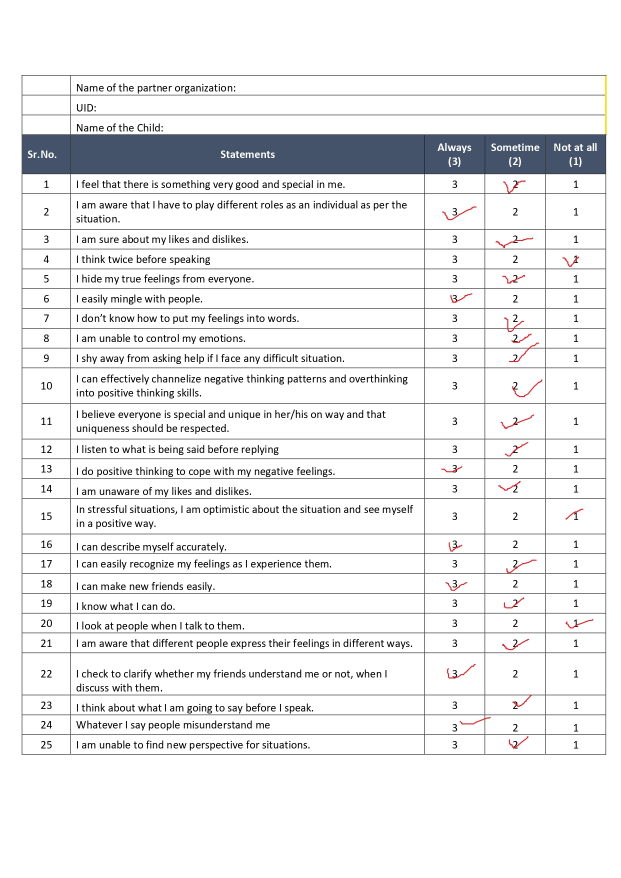
#> input picture Images/0001.jpg, 1241 x 1755 px, found by its file name (shown at 1/2 size); its folder holds only this picture in this run
$ python QuestionOnce.py
#> lines starting #> are read from the running program, lines starting #| are printed output that depends on the picture; after the words box and inside, x2 and y2 are one past the last pixel; in counts of white or black regions, pixels touching at a corner belong together
import numpy as np
import cv2
import csv
import os

path = "/home/jacob/Documents/Freelancing/QuestionnareCheck/Images"
dir_list = os.listdir(path)
flag=1
for j in dir_list:
    q=1
    questions = ["Qno."]
    options = []
    s = path + "//" + j
    uid = j.split('.')[0]
    options.append(uid)
    image = cv2.imread(s)
#> image is the input picture: shape (1755, 1241, 3); mean B, G, R 237, 236.1, 235.8
    coordinates = []
    count = 0
    original = image.copy()
    result = image.copy()

    image = cv2.cvtColor(image, cv2.COLOR_BGR2HSV)
#> image: shape (1755, 1241, 3); mean H, S, V 6, 4.1, 237.3
    lower_orange = np.array([155,25,0])
    upper_orange = np.array([179,255,255])
    mask = cv2.inRange(image, lower_orange, upper_orange)
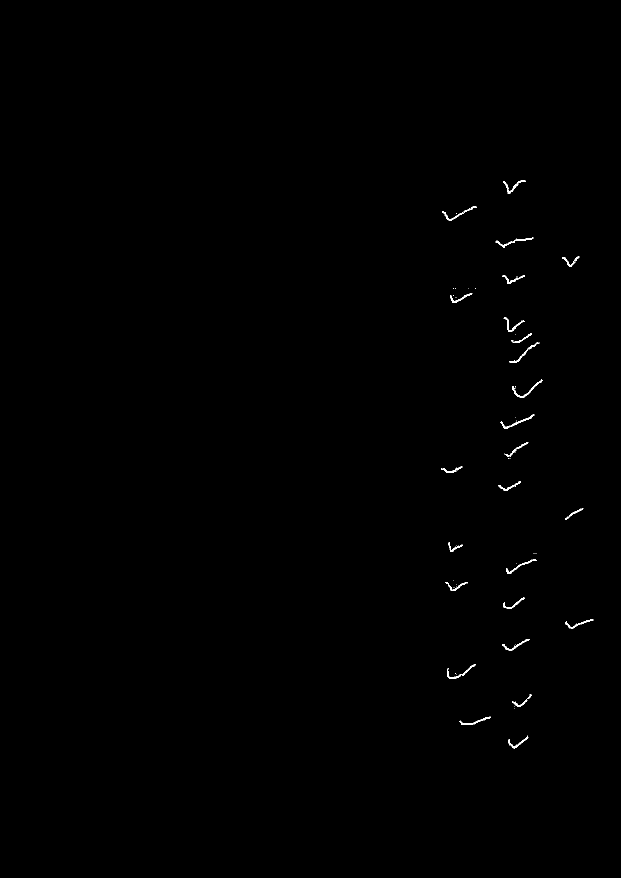
#> mask: shape (1755, 1241) (shown at 1/2 size); 0.23% white; 62 white regions (35 under 20 px)
    result = cv2.bitwise_and(result, result, mask=mask)
    contours, hierarchy = cv2.findContours(mask, cv2.RETR_TREE, cv2.CHAIN_APPROX_SIMPLE)
#> contours = 109 contours, 82 with area under 20; largest, box (x1, y1, x2, y2) and area: (1024, 759, 1085, 795) 196, (991, 474, 1067, 496) 189, (1001, 828, 1069, 858) 183, (884, 412, 953, 441) 175, (1006, 361, 1051, 388) 169

    for pic, contour in enumerate(contours):
        area = cv2.contourArea(contour)
        if area > 30:
            x, y, w, h = cv2.boundingRect(contour)
            cv2.rectangle(image, (x, y), (x + w, y + h), (25, 255, 255), 2)
            centre_x, centre_y = ((x * 2 + w) // 2, (y * 2 + h) // 2)
            cv2.circle(image, (centre_x, centre_y), 1, (0, 250, 0), thickness=1)
            coordinates.append([centre_x, centre_y])
            count += 1
#> this loop made 109 passes
#> (area, x, y, w, h, centre_x, centre_y) on passes 1, 3, 6, 13, 18, 22, 26, 32, 35, 43, 44, 46: (130.5, 1017, 1471, 40, 27, 1037, 1484), (148, 919, 1433, 63, 16, 950, 1441), (90, 1024, 1398, 31, 16, 1039, 1406), (167.5, 894, 1328, 58, 29, 923, 1342), (152, 1004, 1278, 55, 23, 1031, 1289), (141.5, 1131, 1238, 56, 19, 1159, 1247), (116.5, 1007, 1194, 42, 23, 1028, 1205), (123, 890, 1164, 45, 18, 912, 1173), (166, 1012, 1119, 62, 29, 1043, 1133), (93, 897, 1084, 28, 20, 911, 1094), (93, 1131, 1017, 36, 23, 1149, 1028), (124, 996, 962, 46, 20, 1019, 972)
#> area on pass 10: 23
#> image: shape (1755, 1241, 3); mean H, S, V 5.9, 5.3, 237.3
#> after the loop, coordinates = 26 pairs, first value 903 to 1159, second value 374 to 1484; count = 26

    coordinates = sorted(coordinates, key=lambda x:x[1])

    lower_blue = np.array([100,150,0])
    upper_blue = np.array([140,255,255])
    mask = cv2.inRange(image, lower_blue, upper_blue)
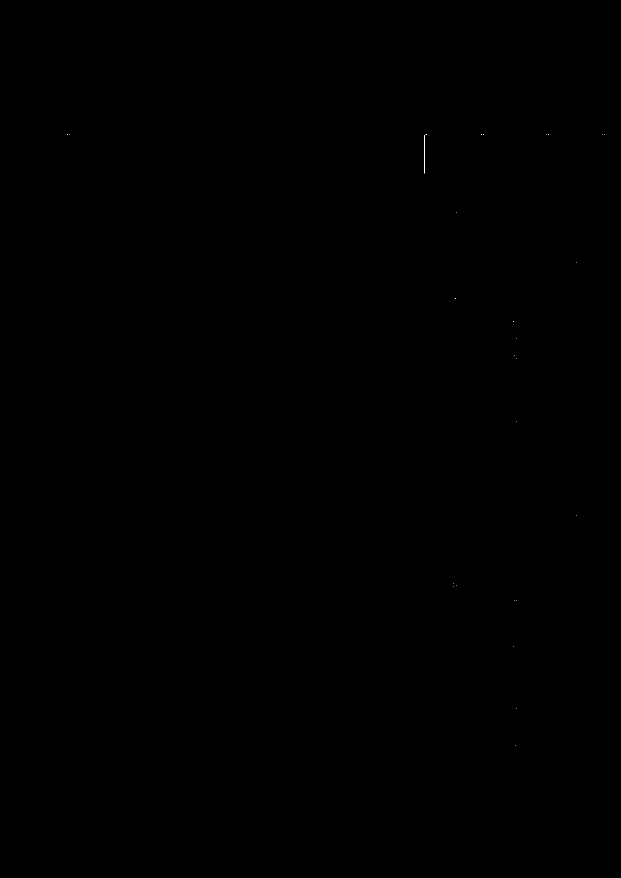
#> mask: shape (1755, 1241) (shown at 1/2 size); 0.01% white in thin lines or dots, all inside (x1, y1, x2, y2) = (134, 269, 1209, 1491)
    result = cv2.bitwise_and(result, result, mask=mask)
#> result: shape (1755, 1241, 3); every value is 0
    contours, hierarchy = cv2.findContours(mask, cv2.RETR_TREE, cv2.CHAIN_APPROX_SIMPLE)
#> contours = 27 contours, all with area under 20

    for pic, contour in enumerate(contours):
        area = cv2.contourArea(contour)
        if area > 10:
            x, y, w, h = cv2.boundingRect(contour)
            cv2.rectangle(image, (x, y), (x + w, y + h), (25, 255, 255), 2)
            centre_x, centre_y = ((x * 2 + w) // 2, (y * 2 + h) // 2)
            cv2.circle(image, (centre_x, centre_y), 1, (0, 250, 0), thickness=1)
            coordinates.append([centre_x, centre_y])
            count += 1
#> this loop made 27 passes
#> contour on passes 1 to 12: [[1031, 1490]], [[1033, 1417]], [[1027, 1292]], [[1032, 1200]], [[1028, 1200]], [[906, 1173]], [[913, 1171]], [[907, 1167]], [[1152, 1031]], [[1032, 842]], [[1032, 716]], [[1028, 710]]
#> after the loop, count = 26

    coordinates = sorted(coordinates, key=lambda x:x[1])

    for i in coordinates:
        if(850 <= i[0] < 970):
            options.append(3)
        elif(970 <= i[0] < 1091):
            options.append(2)
        elif(1091 <= i[0] < 1213):
            options.append(1)
        questions.append(q)
        q+=1
#> this loop made 26 passes
#> i on passes 1 to 12: [1028, 374], [918, 426], [1029, 485], [1153, 518], [1137, 524], [1027, 559], [922, 596], [1028, 649], [1043, 676], [1048, 705], [1054, 777], [1035, 843]
#> after the loop, options = 27 items, first 6: '0001', 2, 3, 2, 1, 1; q = 27; questions = 27 items, first 6: 'Qno.', 1, 2, 3, 4, 5
    with open('AnswersWithOnceQuestions.csv', 'a', newline='') as file:
        writer = csv.writer(file)
        if flag == 1:
            writer.writerow(questions)
        writer.writerow(options)
    flag+=1
file.close()

$ run again, on Images/0002.jpg
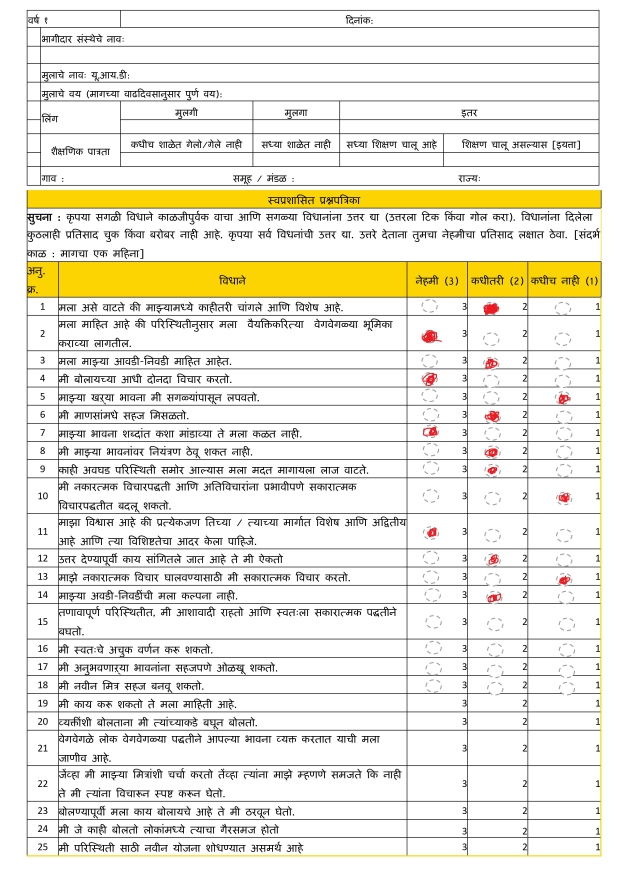
#> input picture Images/0002.jpg, 2481 x 3509 px, found by its file name (shown at 1/4 size)
#> image is the input picture: shape (3509, 2481, 3); mean B, G, R 221.9, 233.6, 236.2
#> `mask = cv2.inRange(image, lower_orange, upper_orange)`:
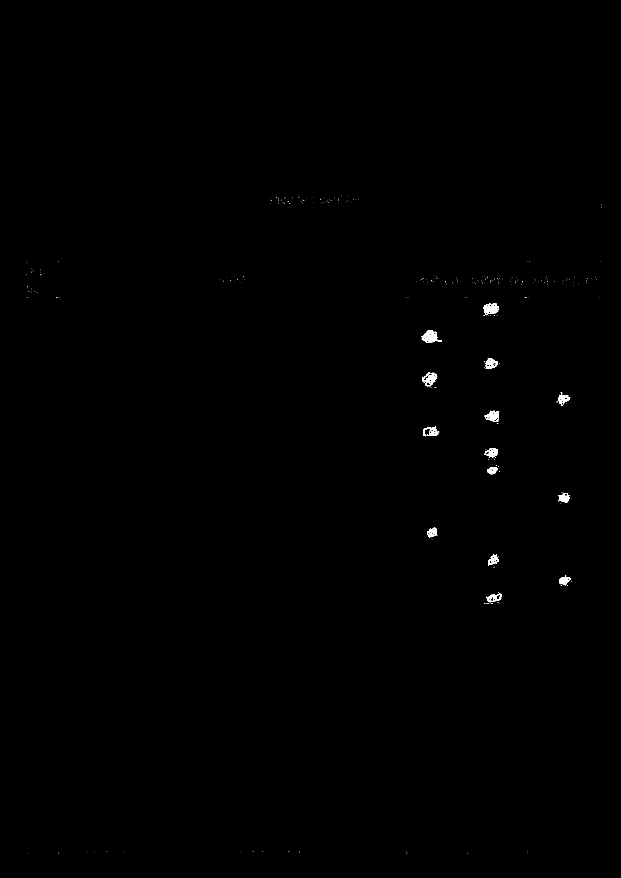
#> mask: shape (3509, 2481) (shown at 1/4 size); 0.16% white; 341 white regions (321 under 20 px)
#> `contours, hierarchy = cv2.findContours(mask, cv2.RETR_TREE, cv2.CHAIN_..`: contours = 470 contours, 387 with area under 20; largest, box (x1, y1, x2, y2) and area: (1686, 1320, 1768, 1372) 2116, (1935, 1214, 1996, 1260) 1772, (1939, 1643, 1997, 1688) 1266, (1689, 1491, 1749, 1544) 1215, (1938, 1793, 1991, 1829) 1148
#> the loop `for pic, contour in enumerate(contours):` made 470 passes
#> (area, x, y, w, h, centre_x, centre_y) on passes 33, 37, 40, 48, 50, 59, 63, 65: (970.5, 1950, 2373, 55, 36, 1977, 2391), (47, 1973, 2392, 8, 11, 1977, 2397), (292.5, 1979, 2377, 24, 23, 1991, 2388), (806, 2236, 2302, 46, 37, 2259, 2320), (74.5, 2248, 2327, 19, 9, 2257, 2331), (61.5, 2259, 2310, 9, 16, 2263, 2318), (52, 1984, 2236, 11, 18, 1989, 2245), (724, 1953, 2217, 37, 41, 1971, 2237)
#> after the loop `for pic, contour in enumerate(contours):`: coordinates = 63 pairs, first value 1698 to 2271, second value 1222 to 2397; count = 63
#> `contours, hierarchy = cv2.findContours(mask, cv2.RETR_TREE, cv2.CHAIN_..`: contours = 180 contours, all with area under 20
#> the loop `for pic, contour in enumerate(contours):` made 180 passes
#> (contour, area) on passes 1 to 3: ([[2111, 3418], [2111, 3419]], 0), ([[1869, 3418], [1869, 3419], [1870, 3418]], 0.5), ([[1627, 3418], [1627, 3419], [1628, 3419], [1628, 3418]], 1)
#> after the loop `for pic, contour in enumerate(contours):`: count = 63
#> the loop `for i in coordinates:` made 63 passes
#> i on passes 1 to 8: [1960, 1222], [1974, 1222], [1948, 1225], [1965, 1237], [1722, 1325], [1707, 1335], [1720, 1336], [1741, 1338]
#> after the loop `for i in coordinates:`: options = ['0002']; q = 64; questions = 64 items, first 6: 'Qno.', 1, 2, 3, 4, 5
